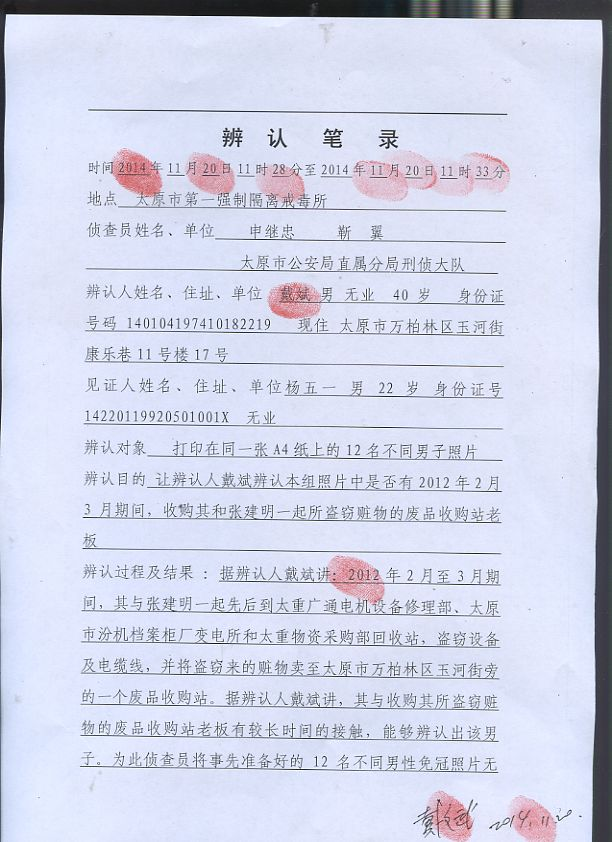
#> input picture simple/img/1.jpg, 612 x 842 px
$ python testocr.py   (older library calls are emulated)
#> lines starting #> are read from the running program, lines starting #| are printed output that depends on the picture; after the words box and inside, x2 and y2 are one past the last pixel; in counts of white or black regions, pixels touching at a corner belong together
# coding=utf8
#######################
#
# 身份证自动读数系统
#
#######################

import numpy as np
import imutils
import os

import pytesseract
from PIL import Image

import cv2

from skimage.morphology import disk
from skimage.filters import rank

show_img = True


def img_show_hook(title, img):
    global show_img
    if show_img:
        cv2.imshow(title, img)
        cv2.waitKey(0)
    return


def img_sobel_binary(im, blur_sz):
    # 高斯模糊，滤除多余的直角干扰
    img_blur = cv2.GaussianBlur(im, blur_sz, 0)
    if len(img_blur.shape) == 3:
        blur_gray = cv2.cvtColor(img_blur, cv2.COLOR_BGR2GRAY)
    else:
        blur_gray = img_blur

    # 提取Sobel直角特征
    sobelx = cv2.Sobel(blur_gray, cv2.CV_16S, 1, 0, ksize=3)
    abs_sobelx = np.absolute(sobelx)
    sobel_8u = np.uint8(abs_sobelx)
    img_show_hook("Sobel特征", sobel_8u)

    # OTSU提取二值图像
    ret, thd = cv2.threshold(sobel_8u, 0, 255,
                             cv2.THRESH_BINARY + cv2.THRESH_OTSU)
    thd_abs = cv2.convertScaleAbs(thd)
    bgimg = cv2.addWeighted(thd_abs, 1, 0, 0, 0)

    img_show_hook("OTSU二值图像", bgimg)

    return bgimg


def img_contour_extra(im):
    # 腐蚀和膨胀
    kernel = cv2.getStructuringElement(cv2.MORPH_RECT, (13, 7))
    bgmask = cv2.morphologyEx(im, cv2.MORPH_CLOSE, kernel)

    img_show_hook("膨胀腐蚀结果", bgmask)

    # 获得连通区域
    # 该函数会破坏原始参数
    # 外部轮廓
    im2, contours, hierarchy = cv2.findContours(bgmask.copy(), cv2.RETR_EXTERNAL, cv2.CHAIN_APPROX_SIMPLE)
    return contours


def img_contour_select(ctrs, im):
    # 剔除明显不满足条件的区域
    cand_rect = []
    for item in ctrs:
        epsilon = 0.02 * cv2.arcLength(item, True)
        approx = cv2.approxPolyDP(item, epsilon, True)
        if len(approx) <= 8:
            rect = cv2.minAreaRect(item)
            # 只考虑水平的情况
            if rect[2] < -10 and rect[2] > -80:
                continue
            if rect[1][0] < 10 or rect[1][1] < 10:
                continue
            # ratio = (rect[1][1]+0.00001) / rect[1][0]
            # if ratio > 1 or ratio < 0.9:
            #    continue
            box = cv2.boxPoints(rect)
            box_d = np.int(box)
            cv2.drawContours(im, [box_d], 0, (0, 255, 0), 3)
            cand_rect.append(box)
    img_show_hook("候选区域", im)
    return cand_rect


# [51 lines left out: function img_tesseract_detect, not called in this run]


if __name__ == "__main__":

    print("...图片文字识别系统...")

    F1 = "img/1.jpg"

    img = cv2.imread(F1)
#> img is the input picture: shape (842, 612, 3); mean B, G, R 231.4, 212.1, 208.2
    img = imutils.resize(img, width=600)
#> img: shape (825, 600, 3)
    img_gray = cv2.cvtColor(img, cv2.COLOR_BGR2GRAY)
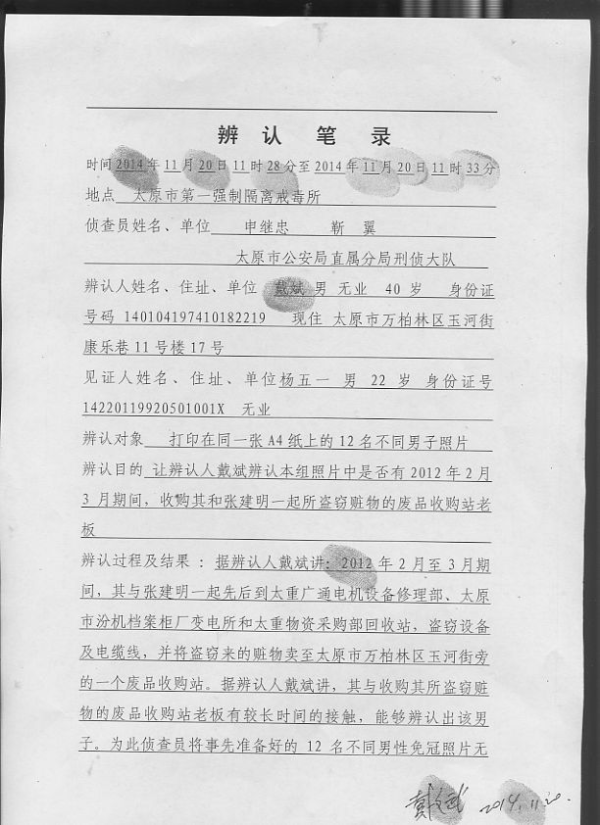
#> img_gray: shape (825, 600); min 19, max 253, mean 213.3

    sb_img = img_sobel_binary(img, (5, 5))
#> in img_sobel_binary, `sobelx = cv2.Sobel(blur_gray, cv2.CV_16S, 1, 0, ksize=3)`:
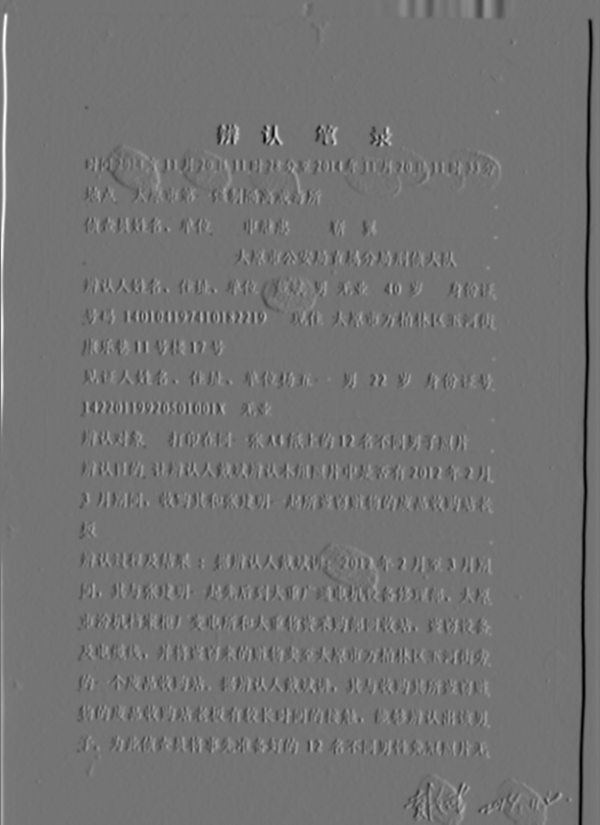
#> sobelx: shape (825, 600) int16; min -402, max 479, mean -0.9; drawn with min black and max white
#> in img_sobel_binary, `abs_sobelx = np.absolute(sobelx)`:
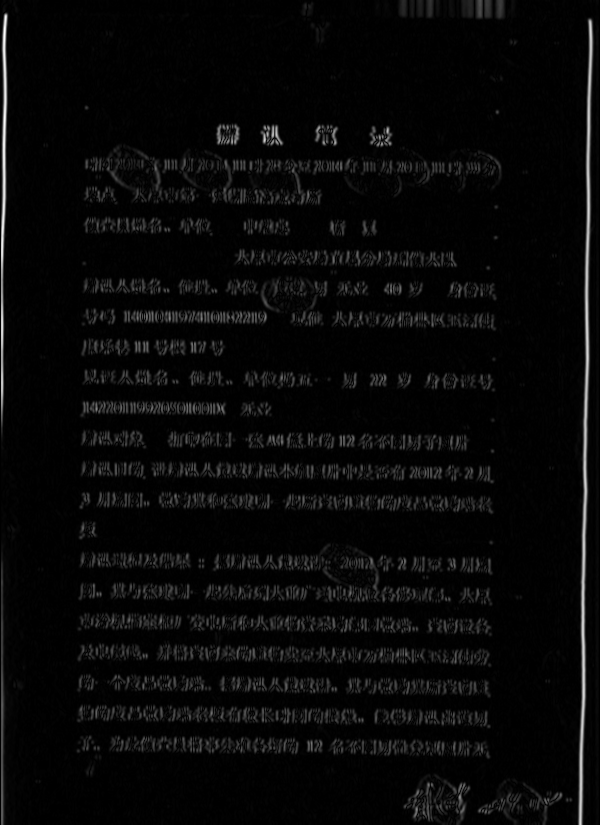
#> abs_sobelx: shape (825, 600) int16; min 0, max 479, mean 16.2; drawn with min black and max white
#> in img_sobel_binary, `sobel_8u = np.uint8(abs_sobelx)`:
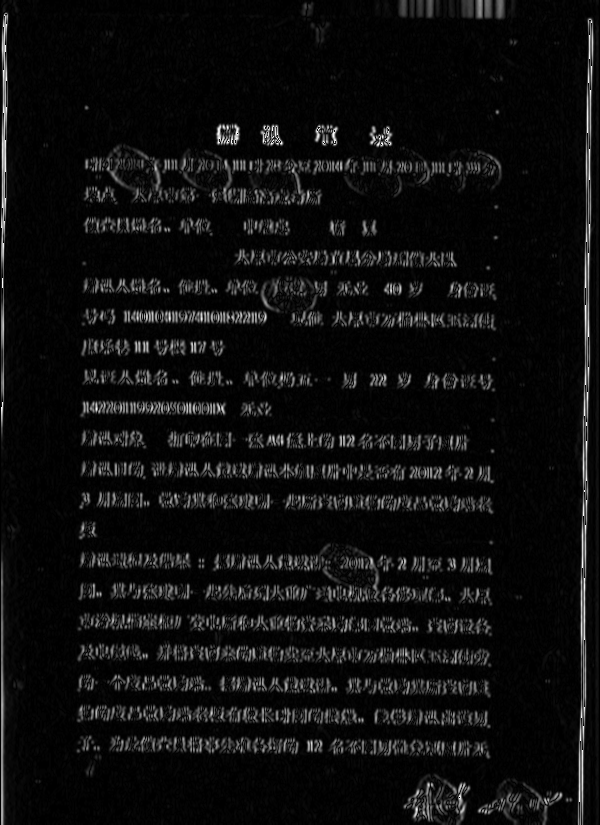
#> sobel_8u: shape (825, 600); min 0, max 255, mean 14.7
#> in img_sobel_binary, `ret, thd = cv2.threshold(sobel_8u, 0, 255, cv2.THRESH_BINARY + cv2.THR..`:
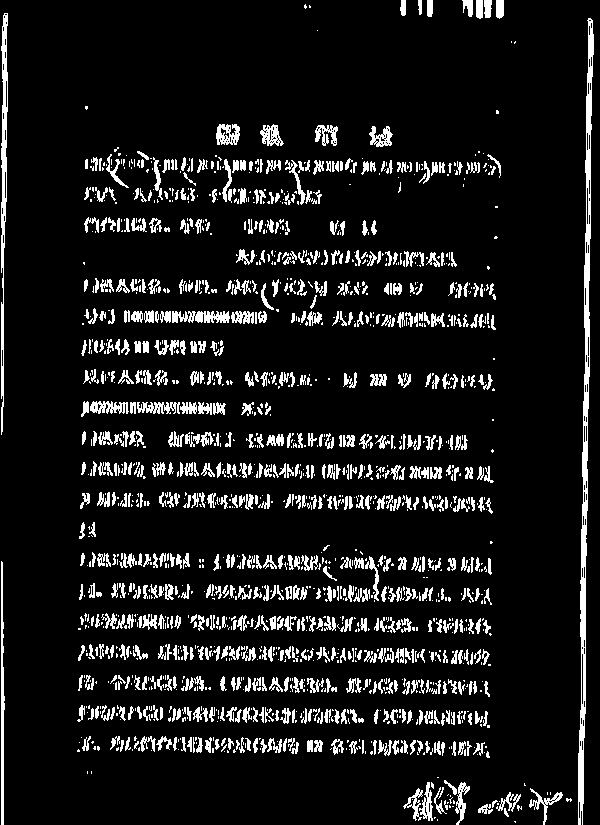
#> thd: shape (825, 600); 10% white; 1628 white regions (918 under 20 px), largest, box (x1, y1, x2, y2) and area: (578, 18, 594, 825) 3831, (1, 13, 8, 435) 1499, (1, 561, 5, 825) 715
#> in img_sobel_binary, `ret, thd = cv2.threshold(sobel_8u, 0, 255, cv2.THRESH_BINARY + cv2.THR..`: ret = 49
    contours = img_contour_extra(sb_img)
#> in img_contour_extra, `bgmask = cv2.morphologyEx(im, cv2.MORPH_CLOSE, kernel)`:
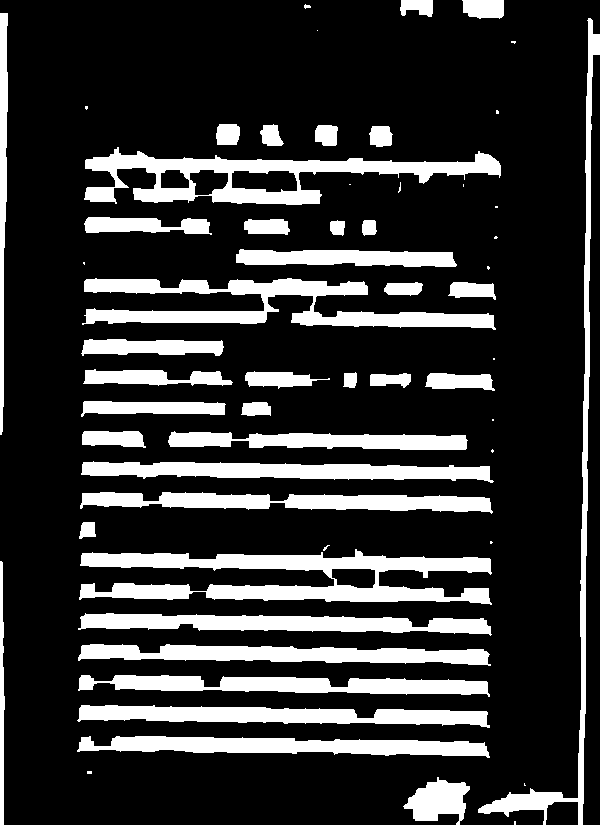
#> bgmask: shape (825, 600); 20.4% white; 58 white regions (19 under 20 px)
#> in img_contour_extra, `im2, contours, hierarchy = cv2.findContours(bgmask.copy(), cv2.RETR_EX..`: contours = 58 contours, 20 with area under 20; largest, box (x1, y1, x2, y2) and area: (79, 549, 492, 605) 10846, (84, 147, 501, 205) 10422, (82, 278, 496, 330) 7804, (77, 705, 490, 728) 5300, (77, 736, 490, 758) 5182
#> the loop in img_contour_select, `for item in ctrs:` made 5 passes
#> (epsilon, approx, rect, box) on pass 5: (17.81, [[77, 750], [489, 757]], ((283.1, 745.8), (16.41, 412.1), -89.16), [[489, 757], [76.99, 751], [77.23, 734.6], [489.2, 740.6]])
#> (epsilon, approx, rect) on passes 1, 2, 4: (0.16, [[514, 821], [514, 824], [515, 824], [515, 821]], ((514.5, 822.5), (3, 1), -90)), (0.108, [[524, 783], [524, 785], [525, 785], [524, 784]], ((524.1, 784.2), (0.894, 2.24), -26.57)), (0.24, [[87, 771], [87, 773], [91, 773], [91, 771]], ((89, 772), (2, 4), -90))
#> after the loop in img_contour_select, `for item in ctrs:`: cand_rect = []
#> (the run stopped early here; a loop or call above may not have finished)
